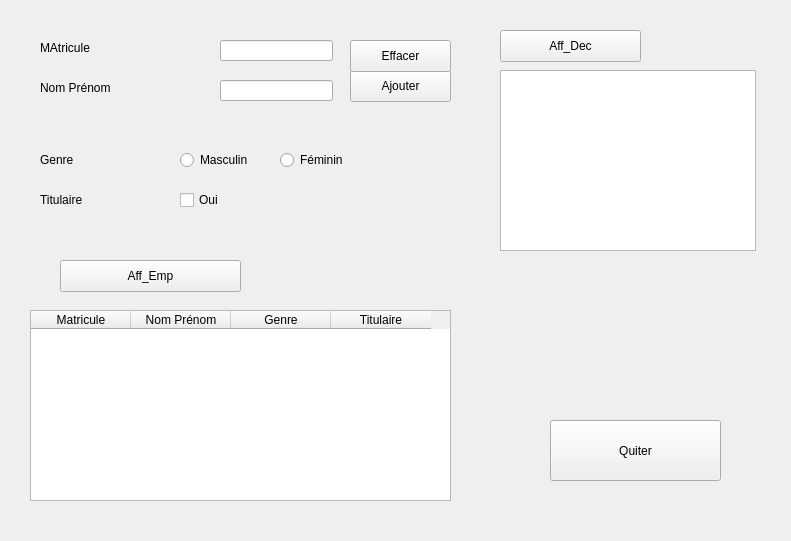
<?xml version="1.0" encoding="UTF-8"?>
<ui version="4.0">
 <class>Widget</class>
 <widget class="QWidget" name="Widget">
  <property name="geometry">
   <rect>
    <x>0</x>
    <y>0</y>
    <width>791</width>
    <height>541</height>
   </rect>
  </property>
  <property name="windowTitle">
   <string>Widget</string>
  </property>
  <widget class="QLabel" name="label_2">
   <property name="geometry">
    <rect>
     <x>40</x>
     <y>80</y>
     <width>241</width>
     <height>16</height>
    </rect>
   </property>
   <property name="text">
    <string>Nom Prénom</string>
   </property>
  </widget>
  <widget class="QLabel" name="label_3">
   <property name="geometry">
    <rect>
     <x>40</x>
     <y>150</y>
     <width>131</width>
     <height>20</height>
    </rect>
   </property>
   <property name="text">
    <string>Genre</string>
   </property>
  </widget>
  <widget class="QLineEdit" name="np">
   <property name="geometry">
    <rect>
     <x>220</x>
     <y>80</y>
     <width>113</width>
     <height>21</height>
    </rect>
   </property>
  </widget>
  <widget class="QPushButton" name="ajou">
   <property name="geometry">
    <rect>
     <x>350</x>
     <y>70</y>
     <width>101</width>
     <height>32</height>
    </rect>
   </property>
   <property name="text">
    <string>Ajouter</string>
   </property>
  </widget>
  <widget class="QPushButton" name="affemp">
   <property name="geometry">
    <rect>
     <x>60</x>
     <y>260</y>
     <width>181</width>
     <height>32</height>
    </rect>
   </property>
   <property name="text">
    <string>Aff_Emp</string>
   </property>
  </widget>
  <widget class="QPushButton" name="eff">
   <property name="geometry">
    <rect>
     <x>350</x>
     <y>40</y>
     <width>101</width>
     <height>32</height>
    </rect>
   </property>
   <property name="text">
    <string>Effacer</string>
   </property>
  </widget>
  <widget class="QPushButton" name="affdec">
   <property name="geometry">
    <rect>
     <x>500</x>
     <y>30</y>
     <width>141</width>
     <height>32</height>
    </rect>
   </property>
   <property name="text">
    <string>Aff_Dec</string>
   </property>
  </widget>
  <widget class="QPushButton" name="quit">
   <property name="geometry">
    <rect>
     <x>550</x>
     <y>420</y>
     <width>171</width>
     <height>61</height>
    </rect>
   </property>
   <property name="text">
    <string>Quiter</string>
   </property>
  </widget>
  <widget class="QTableWidget" name="tab">
   <property name="geometry">
    <rect>
     <x>30</x>
     <y>310</y>
     <width>421</width>
     <height>191</height>
    </rect>
   </property>
   <column>
    <property name="text">
     <string>Matricule</string>
    </property>
   </column>
   <column>
    <property name="text">
     <string>Nom Prénom</string>
    </property>
   </column>
   <column>
    <property name="text">
     <string>Genre</string>
    </property>
   </column>
   <column>
    <property name="text">
     <string>Titulaire</string>
    </property>
   </column>
  </widget>
  <widget class="QListWidget" name="list">
   <property name="geometry">
    <rect>
     <x>500</x>
     <y>70</y>
     <width>256</width>
     <height>181</height>
    </rect>
   </property>
  </widget>
  <widget class="QLineEdit" name="ma">
   <property name="geometry">
    <rect>
     <x>220</x>
     <y>40</y>
     <width>113</width>
     <height>21</height>
    </rect>
   </property>
  </widget>
  <widget class="QLabel" name="label_4">
   <property name="geometry">
    <rect>
     <x>40</x>
     <y>40</y>
     <width>241</width>
     <height>16</height>
    </rect>
   </property>
   <property name="text">
    <string>MAtricule</string>
   </property>
  </widget>
  <widget class="QRadioButton" name="gm">
   <property name="geometry">
    <rect>
     <x>180</x>
     <y>150</y>
     <width>100</width>
     <height>20</height>
    </rect>
   </property>
   <property name="text">
    <string>Masculin</string>
   </property>
  </widget>
  <widget class="QRadioButton" name="gf">
   <property name="geometry">
    <rect>
     <x>280</x>
     <y>150</y>
     <width>100</width>
     <height>20</height>
    </rect>
   </property>
   <property name="text">
    <string>Féminin</string>
   </property>
  </widget>
  <widget class="QLabel" name="label_5">
   <property name="geometry">
    <rect>
     <x>40</x>
     <y>190</y>
     <width>131</width>
     <height>20</height>
    </rect>
   </property>
   <property name="text">
    <string>Titulaire</string>
   </property>
  </widget>
  <widget class="QCheckBox" name="tit">
   <property name="geometry">
    <rect>
     <x>180</x>
     <y>190</y>
     <width>86</width>
     <height>20</height>
    </rect>
   </property>
   <property name="text">
    <string>Oui</string>
   </property>
  </widget>
 </widget>
 <resources/>
 <connections/>
</ui>
